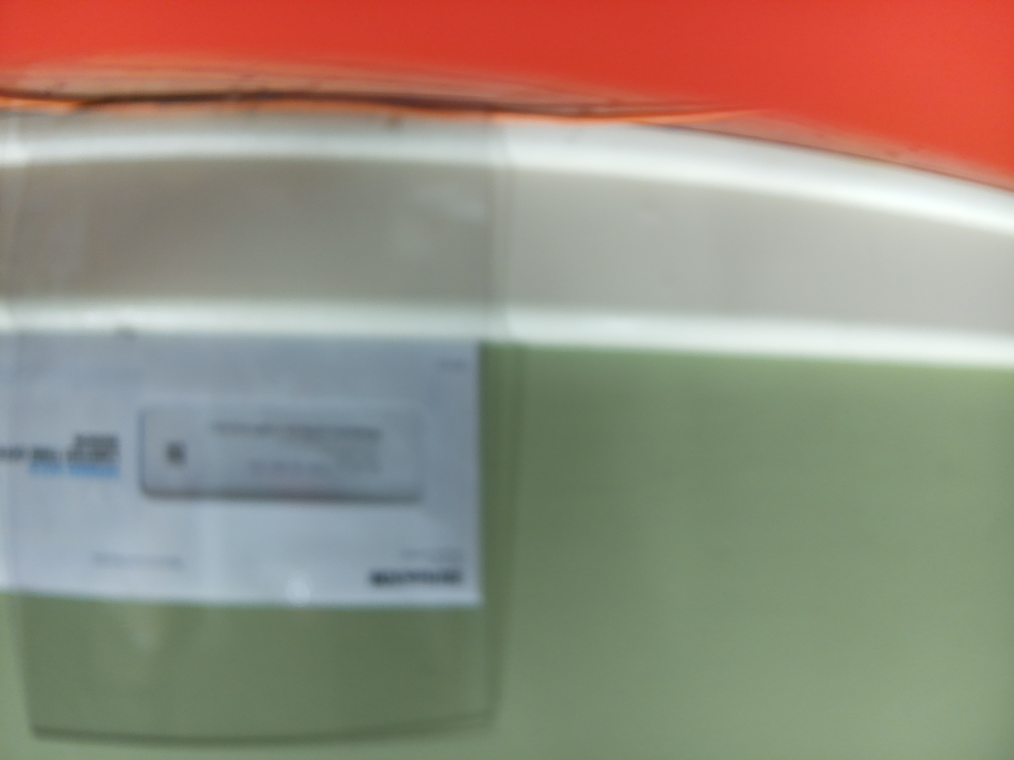
#> input picture code/test.jpg, 4056 x 3040 px (shown at 1/4 size); its folder holds only this picture in this run
$ python -i interpreter.py   (imports and definitions only)
#> lines starting #> are read from the running program, lines starting #| are printed output that depends on the picture; after the words box and inside, x2 and y2 are one past the last pixel; in counts of white or black regions, pixels touching at a corner belong together
#> further down, picture is the input picture: shape (3040, 4056, 3); mean B, G, R 126, 140.4, 150.5
import os
import cv2
import numpy as np
import pytesseract
import re
import sys

OUTPUT_DIR = "./out"
DEBUG_DIR = "./debug"

DEBUG = True

itter = 0

def save_debug_image(filename, image):
    """Helper to save images into the debug folder."""
    global itter
    global DEBUG
    if (DEBUG):
        cv2.imwrite(os.path.join(DEBUG_DIR, str(itter) + "_" + filename), image)

def save_output_image(filename, image):
    """Helper to save images into the output folder."""
    cv2.imwrite(os.path.join(OUTPUT_DIR, filename), image)

def extract_all_imb(image):
    """
    Attempts to detect multiple Intelligent Mail Barcodes (IMBs) in the entire image
    using open source methods.

    Steps:
      1. Convert the entire image to grayscale and apply a binary inverse threshold.
      2. Apply a modest morphological closing with a vertical kernel (1x3) to reconnect broken vertical segments.
      3. Use connectedComponentsWithStats to identify candidate bar regions.
      4. Filter out small or irrelevant components (including those with low vertical-to-horizontal ratios).
         (Thresholds have been lowered to allow small 'T' bars.)
      5. Group candidate bars into clusters based on their vertical proximity.
      6. For each group (candidate IMB), sort the bars by x-coordinate and classify each using four modalities:
           - F (Full): The candidate touches (within tolerance) both the group top and bottom.
           - A (Ascender): The candidate touches the group top (within tolerance) and extends downward past the middle.
           - D (Descender): The candidate touches the group bottom (within tolerance) and extends upward past the middle.
           - T (Tiny): If the candidate’s height is less than about 30% of the group height.
      7. Annotate each candidate bar on a debug image with its classification.

    Returns:
      A list of dictionaries, one per detected IMB group, with keys:
         'pattern': The string pattern (e.g., "FADT..."),
         'bbox': The bounding box of the group (x, y, w, h),
         'bars': List of candidate bar regions in the group.
    """
    global itter
    # Step 1: Grayscale and threshold
    gray = cv2.cvtColor(image, cv2.COLOR_BGR2GRAY)
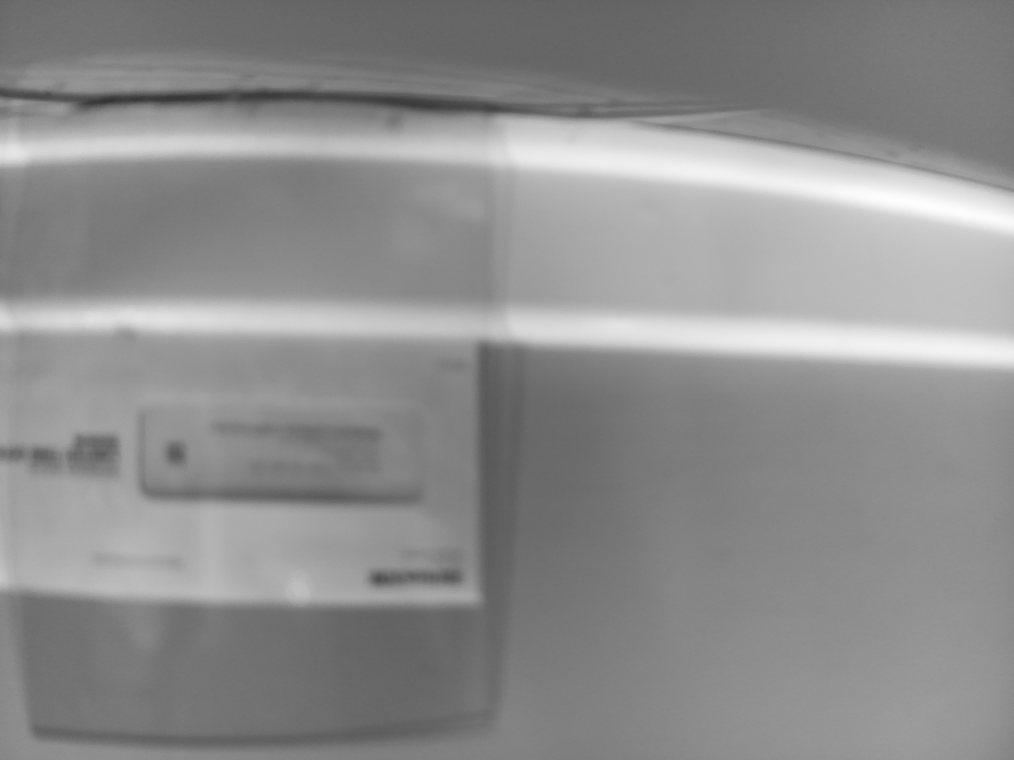
#> gray: shape (3040, 4056) (shown at 1/4 size); min 48, max 254, mean 141.8
    _, binary = cv2.threshold(gray, 0, 255, cv2.THRESH_BINARY_INV + cv2.THRESH_OTSU)
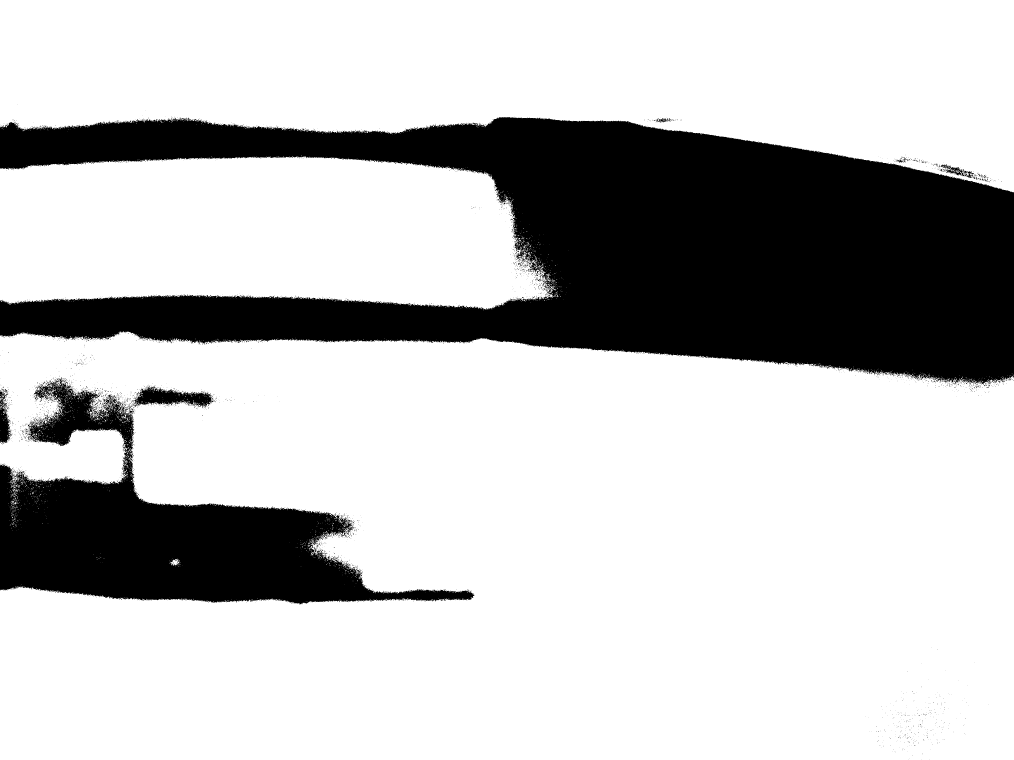
#> binary: shape (3040, 4056) (shown at 1/4 size); 75.7% white; 3108 black regions (3018 under 20 px), largest, box (x1, y1, x2, y2) and area: (0, 467, 4056, 1538) 2340658, (0, 1509, 1898, 2417) 624214, (538, 1543, 855, 1632) 14192
    save_debug_image("debug_imb_binary_full.jpg", binary)

    # Step 2: Morphological closing with vertical kernel (1x3)
    kernel = cv2.getStructuringElement(cv2.MORPH_RECT, (1, 5))
    closed = cv2.morphologyEx(binary, cv2.MORPH_CLOSE, kernel)
#> closed: shape (3040, 4056); 76% white; 519 black regions (413 under 20 px), largest, box (x1, y1, x2, y2) and area: (0, 468, 4056, 1536) 2329508, (0, 1516, 1895, 2417) 608519, (550, 1543, 845, 1631) 12828
    save_debug_image("debug_imb_closed_full.jpg", closed)

    # Step 3: Connected components analysis
    num_labels, labels, stats, centroids = cv2.connectedComponentsWithStats(closed, connectivity=8)
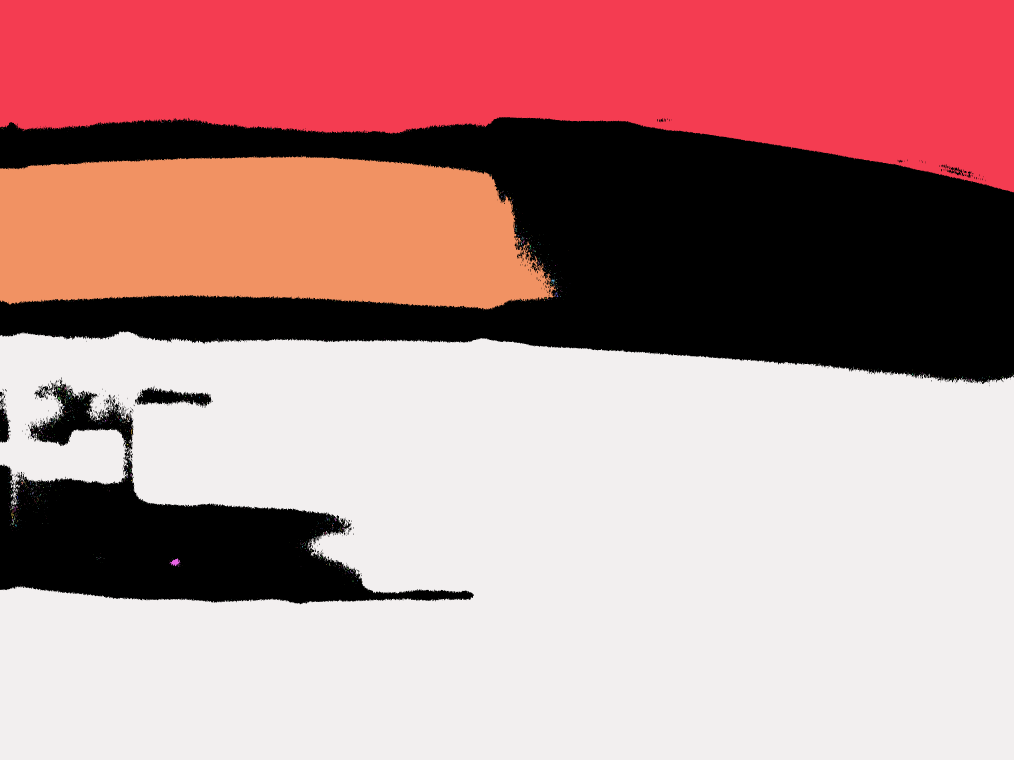
#> labels: shape (3040, 4056) int32 (shown at 1/4 size); 1296 distinct labels, from 0 to 1295; one colour per label, 0 black
#> num_labels = 1296; stats = 1296 rows, first 6: [0, 468, 4056, 1949, 2965352], [0, 0, 4056, 769, 2206574], [704, 482, 1, 2, 2], [677, 484, 3, 3, 6], [732, 485, 2, 2, 3], [586, 487, 1, 1, 1]; centroids = 1296 pairs, first value 0 to 4050, second value 276.6 to 2400

    # Step 4: Candidate extraction with lowered thresholds for small bars,
    # and increased vertical-to-horizontal ratio requirement to filter letters.
    candidates = []
    for i in range(1, num_labels):
        x, y, w_box, h_box, area = stats[i]
        # Require minimum area 20, minimum width 1, minimum height 3, and vertical ratio at least 2.5.
        if (h_box / float(w_box)) < 1.5:
            # print(itter, ": ", area, w_box, h_box, (h_box / float(w_box)))
            continue

        center_y = y + h_box / 2
        candidates.append((x, y, w_box, h_box, center_y))
#> this loop made 1295 passes
#> (x, y, w_box, h_box, area) on passes 1, 57: (0, 0, 4056, 769, 2206574), (0, 622, 2224, 619, 1149161)
#> after the loop, candidates = 362 items, first 6: (704, 482, 1, 2, 483), (42, 495, 1, 2, 496), (440, 494, 1, 2, 495), (806, 494, 2, 3, 495.5), (786, 497, 1, 2, 498), (815, 497, 1, 2, 498)

    if not candidates:
        print("No candidate IMB bars detected.")
        return []

    # Step 5: Group candidates by vertical proximity.
    groups = []
    candidates.sort(key=lambda c: c[4])
    y_threshold = 40  # maximum difference in center_y (in pixels) for grouping
    for cand in candidates:
        assigned = False
        for group in groups:
            if abs(cand[4] - np.mean([c[4] for c in group])) < y_threshold:
                group.append(cand)
                assigned = True
                break
        if not assigned:
            groups.append([cand])
#> this loop made 362 passes
#> after the loop, group = [(1394, 2285, 4, 9, 2289.5), (1411, 2322, 2, 6, 2325)]; groups = 23 items

    # Only keep groups with a sufficient number of bars.
    groups = [g for g in groups if len(g) >= 30]
#> groups = 4 items

    for idx, group in enumerate(groups):
        group.sort(key=lambda c: c[0])
        xs = [c[0] for c in group]
        ys = [c[1] for c in group]
        ws = [c[2] for c in group]
        hs = [c[3] for c in group]
        group_bbox = (min(xs), min(ys), max([xs[i] + ws[i] for i in range(len(xs))]) - min(xs),
                      max([ys[i] + hs[i] for i in range(len(ys))]) - min(ys))

        x, y, w, h = group_bbox
        padding = 25
        x_new = max(0, x - padding)
        y_new = max(0, y - padding)
        x_end = min(closed.shape[1], x + w + padding)
        y_end = min(closed.shape[0], y + h + padding)
        cropped = closed[y_new:y_end, x_new:x_end]

        save_debug_image("debug_img_cropped.jpg", cropped)
#> this loop made 4 passes
#> (x, y, w, h, x_new, y_new, x_end, y_end) on passes 1 to 4: (160, 1546, 665, 78, 135, 1521, 850, 1649), (13, 1623, 500, 89, 0, 1598, 538, 1737), (29, 1919, 505, 76, 4, 1894, 559, 2020), (46, 2066, 1330, 73, 21, 2041, 1401, 2164)
#> pass 1, in extract_all_imb, `cropped = closed[y_new:y_end, x_new:x_end]`:
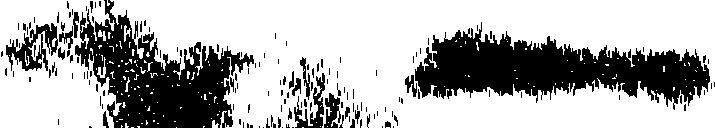
#> cropped: shape (128, 715); 69.6% white; 151 black regions (121 under 20 px), largest, box (x1, y1, x2, y2) and area: (415, 22, 710, 110) 12828, (75, 0, 254, 128) 10602, (6, 23, 58, 71) 1088
#> pass 3, in extract_all_imb, `cropped = closed[y_new:y_end, x_new:x_end]`:
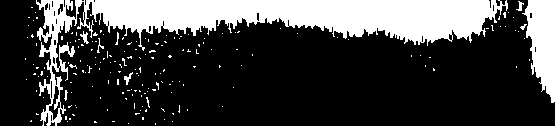
#> cropped: shape (126, 555); 24.9% white; 184 white regions (176 under 20 px), largest, box (x1, y1, x2, y2) and area: (36, 0, 508, 126) 14415, (522, 0, 555, 103) 2196, (80, 31, 89, 44) 51

    # Step 3.2: Connected components analysis
    num_labels, labels, stats, centroids = cv2.connectedComponentsWithStats(cropped, connectivity=8)
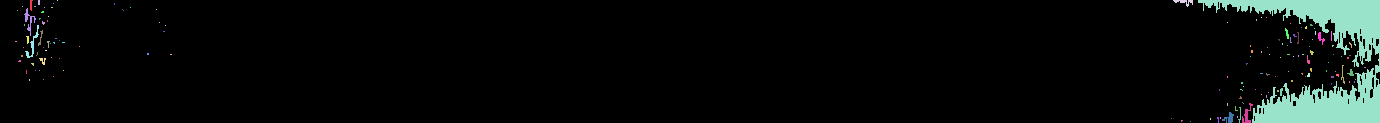
#> labels: shape (123, 1380) int32; 144 distinct labels, from 0 to 143; one colour per label, 0 black
#> num_labels = 144; stats = 144 rows, first 6: [0, 0, 1380, 123, 160811], [30, 0, 3, 11, 22], [38, 0, 2, 5, 10], [57, 0, 1, 1, 1], [1173, 0, 20, 7, 59], [1198, 0, 182, 123, 7924]; centroids = 144 pairs, first value 15.5 to 1364.5, second value 0 to 121
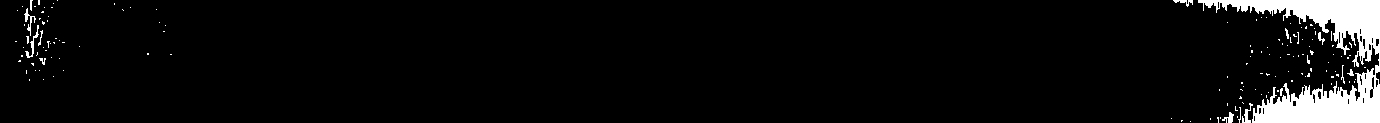
#> cropped: shape (123, 1380); 5.3% white; 143 white regions (130 under 20 px), largest, box (x1, y1, x2, y2) and area: (1198, 0, 1380, 123) 7924, (25, 25, 39, 58) 94, (24, 8, 36, 36) 89

    # Step 4.2: Candidate extraction with lowered thresholds for small bars,
    # and increased vertical-to-horizontal ratio requirement to filter letters.
    candidates = []
    for i in range(1, num_labels):
        x, y, w_box, h_box, area = stats[i]
        # Require minimum area 20, minimum width 1, minimum height 3, and vertical ratio at least 2.5.
        if (h_box / float(w_box)) < 1.5:
            # print(itter, ": ", area, w_box, h_box, (h_box / float(w_box)))
            continue

        center_y = y + h_box / 2
        candidates.append((x, y, w_box, h_box, center_y))
#> this loop made 143 passes
#> (x, y, w_box, h_box, area, center_y) on passes 1, 13, 29, 34, 36, 41: (30, 0, 3, 11, 22, 5.5), (24, 8, 12, 28, 89, 22), (25, 25, 14, 33, 94, 41.5), (1285, 28, 4, 11, 24, 33.5), (38, 30, 5, 16, 26, 38), (1318, 32, 7, 13, 37, 38.5)

    if not candidates:
        print("No candidate IMB bars detected.")
        return []

    # Step 5: Group candidates by vertical proximity.
    groups = []
    candidates.sort(key=lambda c: c[4])
    y_threshold = 40  # maximum difference in center_y (in pixels) for grouping
    for cand in candidates:
        assigned = False
        for group in groups:
            if abs(cand[4] - np.mean([c[4] for c in group])) < y_threshold:
                group.append(cand)
                assigned = True
                break
        if not assigned:
            groups.append([cand])
#> this loop made 46 passes
#> cand on passes 1 to 12: (38, 0, 2, 5, 2.5), (114, 3, 1, 2, 4), (30, 0, 3, 11, 5.5), (1256, 19, 1, 2, 20), (47, 20, 1, 2, 21), (24, 8, 12, 28, 22), (24, 24, 1, 2, 25), (1305, 26, 2, 3, 27.5), (1315, 31, 1, 4, 33), (1285, 28, 4, 11, 33.5), (1331, 31, 1, 10, 36), (38, 30, 5, 16, 38)

    # Only keep groups with a sufficient number of bars.
    groups = [g for g in groups if len(g) >= 30]

    imb_results = []
    debug_full = image.copy()

    # Step 6: Process each group.
    for idx, group in enumerate(groups):
        group.sort(key=lambda c: c[0])
        xs = [c[0] for c in group]
        ys = [c[1] for c in group]
        ws = [c[2] for c in group]
        hs = [c[3] for c in group]
        group_bbox = (min(xs), min(ys), max([xs[i] + ws[i] for i in range(len(xs))]) - min(xs),
                      max([ys[i] + hs[i] for i in range(len(ys))]) - min(ys))
        group_y_min = group_bbox[1]
        group_y_max = group_bbox[1] + group_bbox[3]
        group_height = group_y_max - group_y_min
        mid = group_y_min + group_height / 2
        tolerance = 15  # pixels

        pattern = ""
        for (x, y, w_box, h_box, cy) in group:
            top = y
            bottom = y + h_box
            # If the candidate is very short relative to the group, classify as T.
            if h_box < 0.3 * group_height:
                label = "T"
            else:
                # F: candidate touches both top and bottom.
                if top <= group_y_min + tolerance and bottom >= group_y_max - tolerance:
                    label = "F"
                # A: candidate touches top and extends downward past the middle.
                elif top <= group_y_min + tolerance and bottom > mid:
                    label = "A"
                # D: candidate touches bottom and extends upward past the middle.
                elif bottom >= group_y_max - tolerance and top < mid:
                    label = "D"
                else:
                    label = "T"
            pattern += label
            cv2.rectangle(debug_full, (x, y), (x + w_box, y + h_box), (255, 0, 0), 1)
            cv2.putText(debug_full, label, (x, y + h_box // 2), cv2.FONT_HERSHEY_SIMPLEX, 1, (0, 0, 255), 1)

        imb_results.append({
            "pattern": pattern,
            "bbox": group_bbox,
            "bars": group
        })
        cv2.rectangle(debug_full, (group_bbox[0], group_bbox[1]),
                      (group_bbox[0] + group_bbox[2], group_bbox[1] + group_bbox[3]),
                      (0, 255, 0), 2)
        cv2.putText(debug_full, f"IMB {idx+1}: {pattern[:900]}",
                    (group_bbox[0], group_bbox[1] - 10), cv2.FONT_HERSHEY_SIMPLEX, 0.5, (0, 0, 255), 1)
#> this loop made 1 pass

    itter += 1
    save_output_image("debug_imb_groups" + str(itter) + ".jpg", debug_full)
    return imb_results

>>> import cv2
>>> picture = cv2.imread('test.jpg')
>>> result = extract_all_imb(picture)
